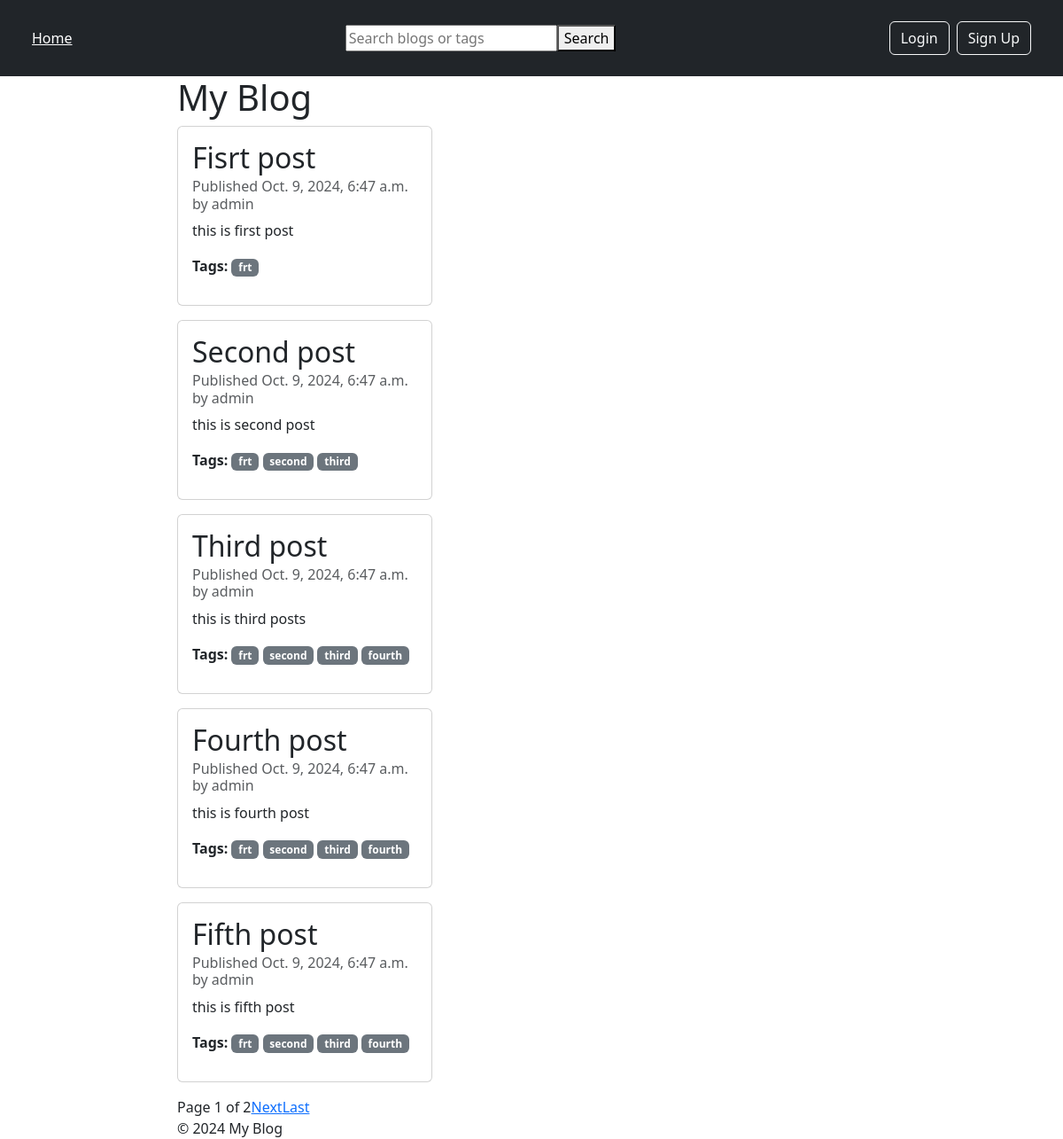
The page / on the database its author committed.
### blog/models.py (models this page shows, shortened)
class Post(models.Model):
    title = models.CharField(max_length=200)
    content = models.TextField()
    author = models.ForeignKey(User, on_delete=models.CASCADE)
    created_at = models.DateTimeField(auto_now_add=True)
    publish_date = models.DateTimeField(default=timezone.now)
    tags = TaggableManager()

### blog/views.py (the view)
# urls.py: path('', PostListView.as_view(), name='post_list'),
class PostListView(ListView):
    model = Post
    template_name = 'blog/post_list.html'
    context_object_name = 'posts'
    paginate_by = 5
    def get_queryset(self):
        query = self.request.GET.get('q')
        if query:
            return Post.objects.filter(
                Q(title__icontains=query) | Q(tags__name__icontains=query)
            ).distinct()
        return Post.objects.all()

### blog/templates/blog/post_list.html (shortened to what this page needs)
{% extends 'blog/base.html' %}
{% block content %}
<h1>My Blog</h1>
{% for post in posts %}
<div class="card mb-3" style="width: 18rem;">
    <a href="{% url 'post_detail' post.pk %}" class="text-decoration-none text-dark">
        <div class="card-body p-3">
            <h2 class="card-title">{{ post.title|slice:":1"|upper }}{{ post.title|slice:"1:"|lower }}</h2>
            <h6 class="card-subtitle mb-2 text-body-secondary">Published {{ post.publish_date }} by {{ post.author }}</h6>
            <p class="card-text">{{ post.content }}</p>
            <p><strong>Tags:</strong>
                {% for tag in post.tags.all %}
                    <span class="badge bg-secondary">{{ tag }}</span>
                {% endfor %}
            </p>
        </div>
    </a>
</div>
{% endfor %}
<div class="pagination">
    {% if is_paginated %}
        <span>Page {{ page_obj.number }} of {{ page_obj.paginator.num_pages }}</span>
        {% if page_obj.has_next %}
            <a href="?page={{ page_obj.next_page_number }}">Next</a>
            <a href="?page={{ page_obj.paginator.num_pages }}">Last</a>
        {% endif %}
    {% endif %}
</div>
{% endblock %}

### blog/templates/blog/base.html (shortened to what this page needs)
<!DOCTYPE html>
<html lang="en">
<head>
    <link href="https://cdn.jsdelivr.net/npm/bootstrap@5.3.3/dist/css/bootstrap.min.css" rel="stylesheet">
</head>
<body class="">
    <header>
        <nav class="navbar bg-dark p-4">
            <div class="container-fluid">
                <a href="{% url 'post_list' %}" class="text-white">Home</a>
              <form class="d-flex" role="search" action="{% url 'post_list' %}" method="get">
                <input type="text" name="q" placeholder="Search blogs or tags">
                <button type="submit">Search</button>
            </form>
              <div class="d-flex">
                {% if user.is_authenticated %}
                    <form method="POST" action="{% url 'logout' %}">
                        {% csrf_token %}
                        <button type="submit" class="btn btn-outline-light me-2">Logout</button>
                    </form>
                {% else %}
                    <a href="{% url 'login' %}" class="btn btn-outline-light me-2">Login</a>
                    <a href="{% url 'signup' %}" class="btn btn-outline-light">Sign Up</a>
                {% endif %}
                </div>
            </div>
        </nav>
    </header>
    <main class="col-md-8 col-10  m-auto">
        {% block content %}{% endblock %}
    </main>
    <footer class="col-md-8 col-12 m-auto">
        &copy; 2024 My Blog
    </footer>
</body>
</html>

### rows shown on the page
Post: title "F", title "isrt post", publish_date "Oct. 9, 2024, 6:47 a.m.", author "admin", content "this is first post"
Tag: name "frt"
Post: title "S", title "econd post", publish_date "Oct. 9, 2024, 6:47 a.m.", author "admin", content "this is second post"
Tag: name "second"
Tag: name "third"
Post: title "T", title "hird post", publish_date "Oct. 9, 2024, 6:47 a.m.", author "admin", content "this is third posts"
Tag: name "fourth"
Post: title "F", title "ourth post", publish_date "Oct. 9, 2024, 6:47 a.m.", author "admin", content "this is fourth post"
Post: title "F", title "ifth post", publish_date "Oct. 9, 2024, 6:47 a.m.", author "admin", content "this is fifth post"

### other values the page prints
{{ page_obj.number }} "1"
{{ page_obj.paginator.num_pages }} "2"
